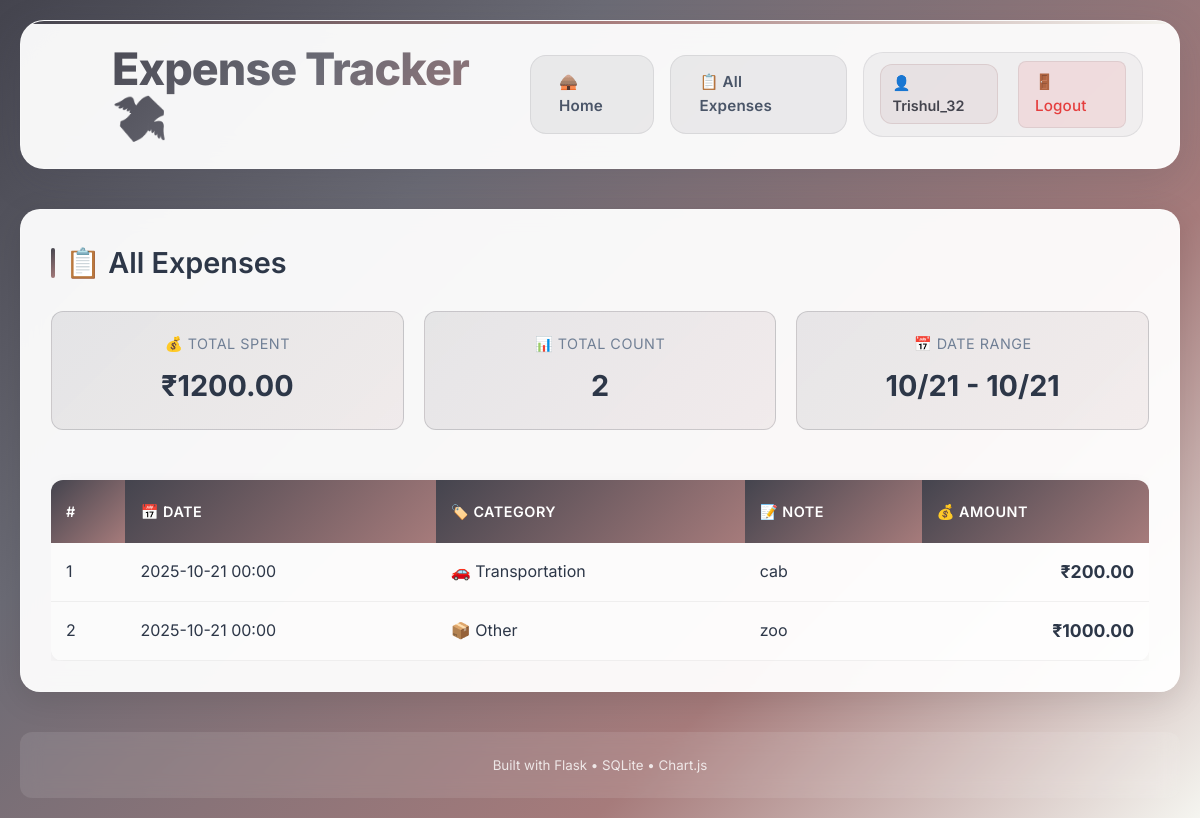
/expenses (signed in), run on the app's committed database.
### models.py (models this page shows, shortened)
class User(UserMixin, db.Model):
    __tablename__ = 'users'
    id = db.Column(db.Integer, primary_key=True)
    username = db.Column(db.String(80), unique=True, nullable=False)
    email = db.Column(db.String(120), unique=True, nullable=False)
    password_hash = db.Column(db.String(255), nullable=False)
    created_at = db.Column(db.DateTime, default=datetime.utcnow)
    expenses = db.relationship('Expense', backref='user', lazy=True, cascade='all, delete-orphan')

class Expense(db.Model):
    __tablename__ = 'expenses'
    id = db.Column(db.Integer, primary_key=True)
    amount = db.Column(db.Float, nullable=False)
    category = db.Column(db.String(80), nullable=False)
    note = db.Column(db.String(255))
    created_at = db.Column(db.DateTime, default=datetime.utcnow)
    user_id = db.Column(db.Integer, db.ForeignKey('users.id'), nullable=False)

### app.py (the view)
@app.route('/expenses')
@login_required
def expenses_table():
    all_expenses = Expense.query.filter_by(user_id=current_user.id).order_by(Expense.created_at.desc()).all()
    return render_template('expenses_table.html', expenses=all_expenses)

### app.py (called while the page is built)
@login_manager.user_loader
def load_user(user_id):
    return User.query.get(int(user_id))

### templates/expenses_table.html (shortened to what this page needs)
{% extends "base.html" %} {% block content %}
<div class="card">
  <h2>📋 All Expenses</h2>
  {% if expenses %}
  <div class="summary-stats" style="margin-bottom: 30px;">
    <div class="stat">
      <span class="label">💰 Total Spent</span>
      <span class="value">₹{{ '%.2f'|format(expenses|sum(attribute='amount')) }}</span>
    </div>
    <div class="stat">
      <span class="label">📊 Total Count</span>
      <span class="value">{{ expenses|length }}</span>
    </div>
    <div class="stat">
      <span class="label">📅 Date Range</span>
      <span class="value">{{ expenses[-1].created_at.strftime('%m/%d') if expenses else 'N/A' }} - {{ expenses[0].created_at.strftime('%m/%d') if expenses else 'N/A' }}</span>
    </div>
  </div>
  <div style="overflow-x: auto;">
    <table class="expenses full">
      <thead>
        <tr>
          <th>#</th>
          <th>📅 Date</th>
          <th>🏷️ Category</th>
          <th>📝 Note</th>
          <th>💰 Amount</th>
        </tr>
      </thead>
      <tbody>
        {% for e in expenses %}
        <tr>
          <td>{{ loop.index }}</td>
          <td>{{ e.created_at.strftime('%Y-%m-%d %H:%M') }}</td>
          <td>
            {% if e.category == 'Food' %}🍕
            {% elif e.category == 'Transportation' %}🚗
            {% elif e.category == 'Entertainment' %}🎬
            {% elif e.category == 'Shopping' %}🛍️
            {% elif e.category == 'Bills' %}📄
            {% elif e.category == 'Healthcare' %}🏥
            {% elif e.category == 'Education' %}📚
            {% elif e.category == 'Travel' %}✈️
            {% else %}📦{% endif %}
            {{ e.category }}
          </td>
          <td>{{ e.note or '-' }}</td>
          <td class="amount">₹{{ '%.2f'|format(e.amount) }}</td>
        </tr>
        {% endfor %}
      </tbody>
    </table>
  </div>
  {% endif %}
</div>
{% endblock %}

### templates/base.html (shortened to what this page needs)
<!DOCTYPE html>
<html lang="en">
  <head>
    <link
      rel="stylesheet"
      href="{{ url_for('static', filename='style.css') }}"
    />
  </head>
  <body>
    <div class="container">
      <header>
        <h1>Expense Tracker 💸 </h1>
        <nav>
          <a href="{{ url_for('index') }}"> 🛖 Home</a>
          <a href="{{ url_for('expenses_table') }}">📋 All Expenses</a>
          {% if current_user.is_authenticated %}
          <div class="user-menu">
            <span class="user-info">👤 {{ current_user.username }}</span>
            <a href="{{ url_for('logout') }}" class="logout-link">🚪 Logout</a>
          </div>
          {% endif %}
        </nav>
      </header>
      <main>{% block content %}{% endblock %}</main>
      <footer>
        <small>Built with Flask • SQLite • Chart.js</small>
      </footer>
    </div>
  </body>
</html>

### data on the page
User: username "Trishul_32"
Expense: created_at "10/21", created_at "2025-10-21 00:00", category "Other", note "zoo", amount "1000.00"
Expense: created_at "10/21", created_at "2025-10-21 00:00", category "Transportation", note "cab", amount "200.00"

### other printed values
{{ '%.2f'|format(expenses|sum(attribute='amount')) }} "1200.00"
{{ expenses|length }} "2"
